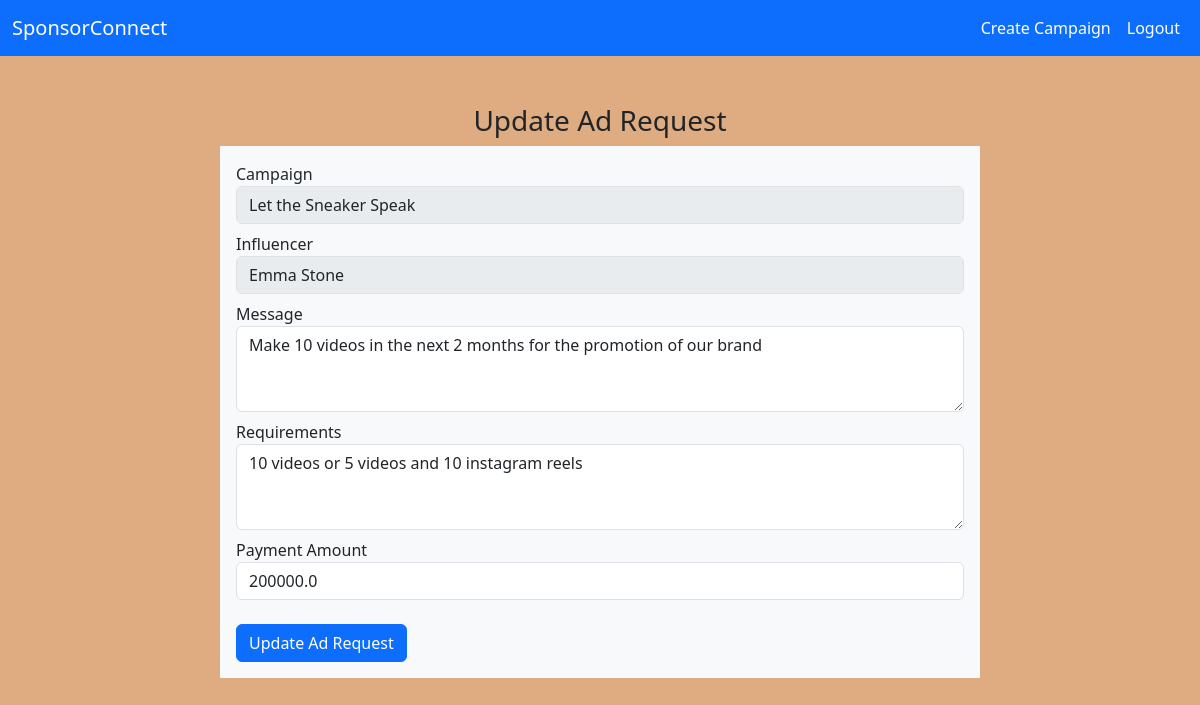
Page /request/update/4 (signed in) on the committed database.
### models.py (models this page shows)
class Campaign(db.Model):
    __tablename__ = 'campaigns'
    id = db.Column(db.Integer, primary_key=True)
    sponsor_id = db.Column(db.Integer, db.ForeignKey('sponsors.id', ondelete='CASCADE'), nullable=False)
    name = db.Column(db.String(120), nullable=False)
    description = db.Column(db.String(500))
    start_date = db.Column(db.Date)
    end_date = db.Column(db.Date)
    budget = db.Column(db.Float)
    flagged = db.Column(db.Boolean, default = False)
    visibility = db.Column(db.String(50), default='Private')  # 'public' or 'private'
    sponsor = db.relationship('Sponsor', backref=db.backref('campaigns', cascade='all, delete-orphan', lazy=True))

class Influencer(db.Model):
    __tablename__ = 'influencers'
    id = db.Column(db.Integer, primary_key=True)
    name = db.Column(db.String(120))
    email = db.Column(db.String(120), unique=True, nullable=False)
    password = db.Column(db.String(200))
    niche = db.Column(db.String(120))
    reach = db.Column(db.String(120))

class AdRequest(db.Model):
    __tablename__ = 'ad_requests'
    id = db.Column(db.Integer, primary_key=True)
    campaign_id = db.Column(db.Integer, db.ForeignKey('campaigns.id', ondelete='CASCADE'), nullable=False)
    influencer_id = db.Column(db.Integer, db.ForeignKey('influencers.id'), nullable=False)
    message = db.Column(db.String(500))
    requirements = db.Column(db.String(500))
    payment_amount = db.Column(db.Float)
    negotiation = db.Column(db.String(500))
    status = db.Column(db.String(50), default='Pending')  # 'Pending', 'Accepted', 'Rejected', 'Negotiated', 'Completed'
    campaign = db.relationship('Campaign', backref=db.backref('ad_requests', cascade='all, delete-orphan', lazy=True))
    influencer = db.relationship('Influencer', backref=db.backref('ad_requests', lazy=True))

### app.py (the view, shortened to what this page needs)
@app.route('/request/update/<int:id>', methods=['GET', 'POST'])
@confirm_sponsor
def request_update(id):
    r = AdRequest.query.get(id)
    if not r:
        flash("Request not found!")
        return redirect(url_for('sponsor_dashboard'))
    cid = r.campaign_id
    if r.status == 'Pending':
        flash("You cannot make changes now!")
        return redirect(url_for('campaign', id = cid))
    return render_template('request_update.html', request = r, sponsor = session.get('s_name'))

### views.py (called while the page is built)
def confirm_sponsor(view_function):
    @wraps(view_function)
    def decorated_function(*args, **kwargs):
        if 's_name' and 's_id' in session:
            return view_function(*args, **kwargs)
        else:
            flash('Sponser login required!')
            return redirect(url_for('sponsor_login'))
    return decorated_function

### templates/request_update.html (shortened to what this page needs)
<!DOCTYPE html>
<html lang="en">
<head>
    <link href="https://cdn.jsdelivr.net/npm/bootstrap@5.3.3/dist/css/bootstrap.min.css" rel="stylesheet">
    <link rel="stylesheet" type="text/css" href="{{ url_for('static', filename='style.css') }}">
</head>
<body style="background:#DEAC80;">
    <nav class="navbar bg-primary navbar-expand-lg" data-bs-theme="dark">
        <div class="container-fluid">
            <a class="navbar-brand" href="/sponsor/dashboard">SponsorConnect</a>
            <div class="collapse navbar-collapse justify-content-end">
                <div class="navbar-nav">
                    <a class="nav-link active" href="/campaign/create">Create Campaign</a>
                    <a class="nav-link active" href="/sponsor/connect">Logout</a>
                </div>
            </div>
        </div>
    </nav>
    <div class="container mt-5">
        <h3 class="text-center">Update Ad Request</h3>
        <div class="row justify-content-center">
            <div class="col-md-8 bg-light p-3">
                <form action="/request/update/{{request.id}}" method="post">
                    <div class="mb-2">
                        <label for="campaign_id">Campaign</label>
                        <input type="text" class="form-control" name="campaign_id" disabled value="{{request.campaign.name}}">
                    </div>
                    <div class="mb-2">
                        <label for="influencer">Influencer</label>
                        <input type="text" class="form-control" name="influencer" disabled value="{{request.influencer.name}}">
                    </div>
                    <div class="mb-2">
                        <label for="message">Message</label>
                        <textarea class="form-control" id="message" name="message" rows="3" required>{{request.message}}</textarea>
                    </div>
                    <div class="mb-2">
                        <label for="requirements">Requirements</label>
                        <textarea class="form-control" id="requirements" name="requirements" rows="3" required>{{request.requirements}}</textarea>
                    </div>
                    <div class="mb-2">
                        <label for="payment_amount">Payment Amount</label>
                        <input type="number" class="form-control" id="payment_amount" name="payment_amount" required value="{{request.payment_amount}}">
                    </div>
                    <button type="submit" class="btn btn-primary mt-3">Update Ad Request</button>
            </div>
        </div>
    </div>
</body>
</html>

### rows in the picture
Campaign: campaign_id "Let the Sneaker Speak"
Influencer: influencer "Emma Stone"
AdRequest: message "Make 10 videos in the next 2 months for the promotion of our brand", requirements "10 videos or 5 videos and 10 instagram reels", payment_amount "200000.0"
